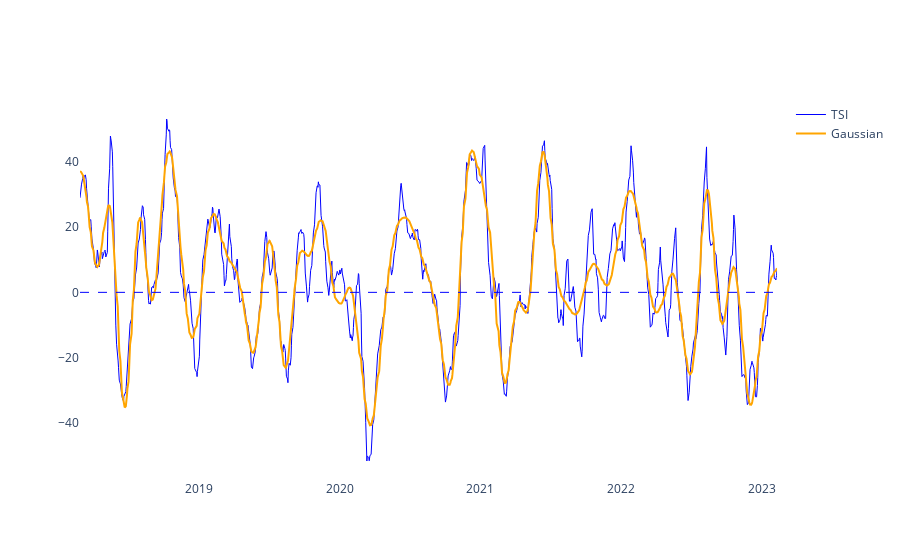

Notebook source saved alongside this figure:
### Code cell
#TSI

tsi_config=[25,13]
resultados_tsi = ta.momentum.TSIIndicator(df["Close"],tsi_config[0],tsi_config[1],False)

resultados_tsi.tsi().dropna(inplace=True)


#Gaussian TSI
resultados_tsi_sem_null = resultados_tsi.tsi().dropna()

tsi_np = resultados_tsi_sem_null.to_numpy()

tsi_np = tsi_np.reshape(1,len(tsi_np))


smoother_tsi = GaussianSmoother(n_knots=60, sigma=0.0003)
smoother_tsi.smooth(tsi_np)


fig = go.Figure()

fig.add_trace(
    go.Scatter(
        name="TSI",
        x=df.tail(len(resultados_tsi_sem_null)).index,
        y=resultados_tsi_sem_null,
        line=dict(color='blue', width=1))
)

fig.add_trace(
    go.Scatter(
        x=df.tail(len(resultados_tsi_sem_null)).index,
        y=smoother_tsi.smooth_data[0],
        mode='lines',
        name='Gaussian',
        line=dict(color="orange"))
)





fig.add_hline(y=0,line_color="blue",line_width=1, line_dash="dash")
fig.update_layout(paper_bgcolor='rgba(0,0,0,0)', plot_bgcolor='rgba(0,0,0,0)')

### Figure 1 — Plotly figure (JSON) as saved in the notebook; plotly's stock layout.template omitted (floating-point values rounded to 4 significant figures; data arrays with more than 128 entries replaced by an {"elided": "..."} marker saying what was removed)
{"data": [{"line": {"color": "blue", "width": 1}, "name": "TSI", "type": "scatter", "x": {"elided": "1232 str values"}, "y": {"elided": "1232 float values"}}, {"line": {"color": "orange"}, "mode": "lines", "name": "Gaussian", "type": "scatter", "x": {"elided": "1232 str values"}, "y": {"elided": "1232 float values"}}], "layout": {"paper_bgcolor": "rgba(0,0,0,0)", "plot_bgcolor": "rgba(0,0,0,0)", "shapes": [{"line": {"color": "blue", "dash": "dash", "width": 1}, "type": "line", "x0": 0, "x1": 1, "xref": "x domain", "y0": 0, "y1": 0, "yref": "y"}]}}
